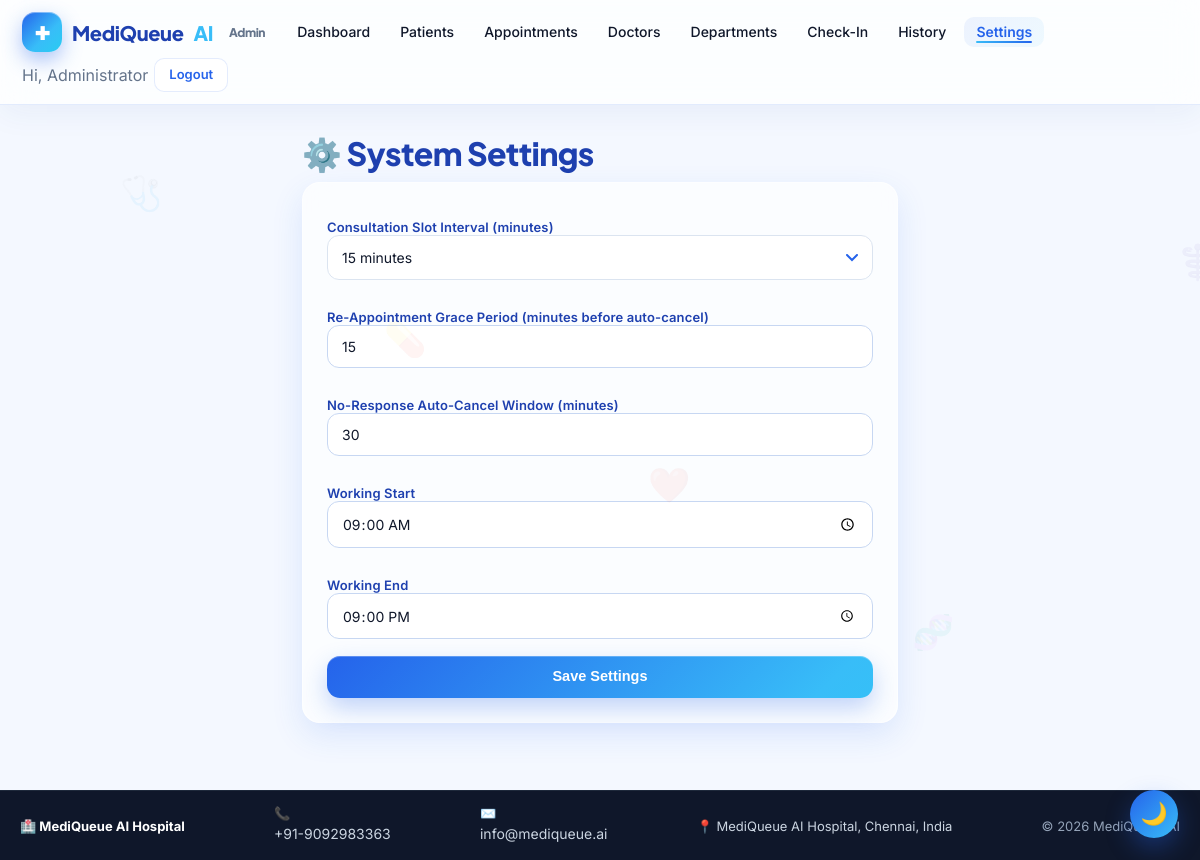
Screenshot of /admin/settings (signed in) with the database file from the repository.
### tables this page shows
CREATE TABLE app_settings(
        key TEXT PRIMARY KEY,
        value TEXT
    );

### backend/core/enhancements.py (the view, shortened to what this page needs)
    @app.route("/admin/settings", methods=["GET", "POST"])
    def admin_settings():
        r = _require("admin")
        if r: return r
        vals = {k: get_setting(k, "") for k in (
            "slot_interval_min", "reappt_grace_min", "no_response_min",
            "working_start", "working_end"
        )}
        return render_template("admin_settings.html", vals=vals)

### backend/core/enhancements.py (called while the page is built)
def get_setting(key, default=None):
    row = query("SELECT value FROM app_settings WHERE key=?", (key,), one=True)
    return row["value"] if row else default

def _require(role):
    if session.get("role") != role:
        return redirect(url_for("login"))
    return None

### backend/core/models.py (called while the page is built)
def get_conn():
    conn = sqlite3.connect(Config.DATABASE)
    conn.row_factory = sqlite3.Row
    conn.execute("PRAGMA foreign_keys = ON")
    return conn

def query(sql, params=(), one=False):
    with get_conn() as c:
        cur = c.execute(sql, params)
        rows = cur.fetchall()
        return (rows[0] if rows else None) if one else rows

### frontend/templates/admin_settings.html (shortened to what this page needs)
{% extends "base.html" %}
{% block content %}
<div class="container" style="max-width:640px">
  <h1 class="section-title">⚙️ System Settings</h1>
  <div class="card glass">
    <form method="post" style="display:flex;flex-direction:column;gap:12px">
      <label>Consultation Slot Interval (minutes)
        <select name="slot_interval_min">
          {% for v in [10,15,20,30] %}
            <option value="{{ v }}" {% if vals.slot_interval_min|string==v|string %}selected{% endif %}>{{ v }} minutes</option>
          {% endfor %}
        </select>
      </label>
      <label>Re-Appointment Grace Period (minutes before auto-cancel)
        <input type="number" name="reappt_grace_min" min="5" max="120"
               value="{{ vals.reappt_grace_min }}"/>
      </label>
      <label>No-Response Auto-Cancel Window (minutes)
        <input type="number" name="no_response_min" min="5" max="240"
               value="{{ vals.no_response_min }}"/>
      </label>
      <label>Working Start
        <input type="time" name="working_start" value="{{ vals.working_start }}"/>
      </label>
      <label>Working End
        <input type="time" name="working_end" value="{{ vals.working_end }}"/>
      </label>
      <button class="btn ripple">Save Settings</button>
    </form>
  </div>
</div>
{% endblock %}

### frontend/templates/base.html (shortened to what this page needs)
<!doctype html>
<html lang="en">
<head>
<link rel="stylesheet" href="{{ url_for('static', filename='css/style.css') }}"/>
<link rel="stylesheet" href="{{ url_for('static', filename='css/premium.css') }}"/>
<link rel="stylesheet" href="{{ url_for('static', filename='css/mq.css') }}"/>
<link rel="stylesheet" href="{{ url_for('static', filename='css/enterprise.css') }}"/>
</head>
<body class="{{ 'mq-dark' if SETTINGS and SETTINGS.get('theme')=='dark' else '' }}">
<div class="orb a"></div><div class="orb b"></div><div class="orb c"></div>
<nav class="nav">
  <div class="nav-inner">
    {% set role = session.get('role') %}
    {% if role == 'admin' %}
      <a class="brand" href="/admin"><span class="logo">✚</span> MediQueue<span style="color:var(--sky)">AI</span> <small style="color:var(--muted);font-size:12px;margin-left:6px">Admin</small></a>
      <a class="link" href="/admin">Dashboard</a>
      <a class="link" href="/admin/patients">Patients</a>
      <a class="link" href="/admin/appointments">Appointments</a>
      <a class="link" href="/admin/doctors">Doctors</a>
      <a class="link" href="/admin/departments">Departments</a>
      <a class="link" href="/admin/qr-checkin">Check-In</a>
      <a class="link" href="/admin/history">History</a>
      <a class="link" href="/admin/settings">Settings</a>
      <span class="link" style="color:var(--muted)">Hi, Administrator</span>
      <a class="btn ghost sm" href="/logout">Logout</a>
    {% endif %}
  </div>
</nav>
{% block content %}{% endblock %}
<footer class="compact-footer" style="margin-top:40px;padding:14px 20px;background:#0f172a;color:#cbd5e1;border-top:1px solid #1e293b">
  <div style="max-width:1200px;margin:0 auto;display:flex;flex-wrap:wrap;justify-content:space-between;align-items:center;gap:10px;font-size:13px">
    <div><b style="color:#fff">🏥 {{ CFG.HOSPITAL_NAME }}</b></div>
    <div>📞 <a href="tel:{{ CFG.EMERGENCY_NUMBER }}" style="color:#cbd5e1">{{ CFG.EMERGENCY_NUMBER }}</a></div>
    <div>✉️ <a href="mailto:{{ CFG.HOSPITAL_EMAIL or 'info@mediqueue.ai' }}" style="color:#cbd5e1">{{ CFG.HOSPITAL_EMAIL or 'info@mediqueue.ai' }}</a></div>
    <div>📍 {{ CFG.HOSPITAL_ADDRESS or 'MediQueue AI Hospital' }}</div>
    <div style="color:#94a3b8">© {{ now.year }} MediQueue AI</div>
  </div>
</footer>
</body></html>

### frontend/static/css/premium.css (style rules this page uses)
:root { --glass-bg: rgba(255,255,255,.65); --glass-brd: rgba(255,255,255,.55); --glass-shadow: 0 12px 32px rgba(37,99,235,.12); --ease: cubic-bezier(.4,.14,.3,1); }
.card.glass { background: var(--glass-bg) !important; backdrop-filter: blur(14px) saturate(140%); border:1px solid var(--glass-brd); box-shadow: var(--glass-shadow); border-radius:18px; }
.btn.ripple,.ripple { position:relative;overflow:hidden }
.btn.ripple::after,.ripple::after { content:"";position:absolute;left:50%;top:50%;width:0;height:0; background:rgba(255,255,255,.5);border-radius:50%; transform:translate(-50%,-50%);transition:width .5s var(--ease),height .5s var(--ease),opacity .6s }
main,.container { animation:fadeUp .5s var(--ease) }

### frontend/static/css/mq.css (style rules this page uses)
:root { --mq-blue:#2563eb; --mq-blue-600:#1d4ed8; --mq-blue-400:#60a5fa; --mq-sky:#38bdf8; --mq-cyan:#22d3ee; --mq-ink:#0f172a; --mq-slate:#475569; --mq-muted:#64748b; --mq-line:#e2e8f0; --mq-bg:#f4f8ff; --mq-card:#ffffff; --mq-ok:#10b981; --mq-warn:#f59e0b; --mq-danger:#ef4444; --mq-violet:#6366f1; --mq-radius:18px; --mq-shadow:0 18px 40px -22px rgba(30,64,175,.45); --mq-shadow-lg:0 28px 60px -28px rgba(30,64,175,.55); --mq-grad:linear-gradient(135deg,#2563eb 0%,#38bdf8 100%); --mq-grad-soft:linear-gradient(135deg,#eff6ff 0%,#f0f9ff 100%); }

### frontend/static/css/enterprise.css (style rules this page uses)
:root { --mq-ink:#0f172a;--mq-line:#e2e8f0;--mq-sky:#0ea5e9;--mq-ok:#16a34a;--mq-bad:#dc2626;--mq-warn:#d97706;--mq-card:rgba(255,255,255,.78) }

### rows the page displays
app_settings: slot_interval_min "15 minutes"
app_settings: reappt_grace_min "15"
app_settings: no_response_min "30"
app_settings: working_start "09:00"
app_settings: working_end "21:00"
app_settings: HOSPITAL_NAME "MediQueue AI Hospital"

### other values shown
{{ CFG.EMERGENCY_NUMBER }} "+91-9092983363"
{{ CFG.HOSPITAL_EMAIL or 'info@mediqueue.ai' }} "info@mediqueue.ai"
{{ CFG.HOSPITAL_ADDRESS or 'MediQueue AI Hospital' }} "MediQueue AI Hospital, Chennai, India"
